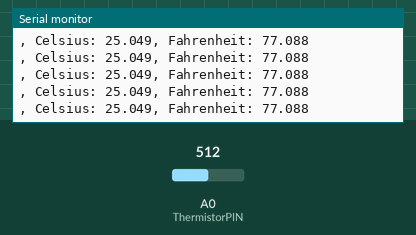
A sketch run on a simulated Arduino Uno, built with avr-gcc and run on an emulated ATmega328P. Parts: the last lines printed to the serial monitor. Inputs (shaded band) come from the test bench; at power-on: A0 (ThermistorPIN) = 512.

Above: at 2.7 s.
2.8 s: A0 (ThermistorPIN) set to 934
At 2.85 s:
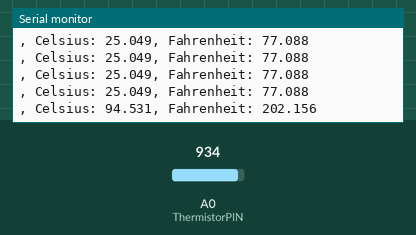
4.3 s: A0 (ThermistorPIN) set to 961
At 4.37 s:
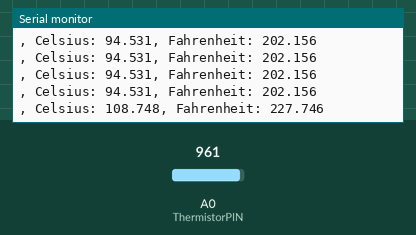
Timing chart, 0 to 7.3 s (numbered marks = the images above; inputs shaded):
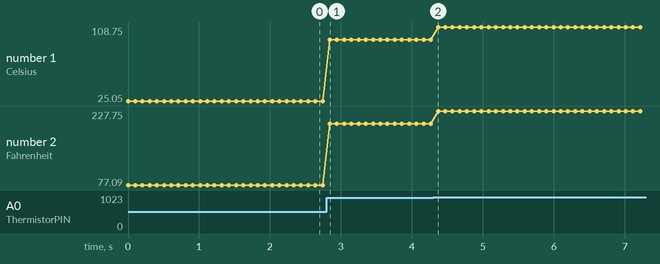

The sketch:

Themiiiistor.ino
```cpp
#include <math.h>
//Schematic:
// [Ground] ---- [10k-Resistor] -------|------- [Thermistor] ---- [+5v]
//                                                             |
//                                                     Analog Pin 0

double Thermistor(int RawADC) {
 // Inputs ADC Value from Thermistor and outputs Temperature in Celsius
 //  requires: include <math.h>
 // Utilizes the Steinhart-Hart Thermistor Equation:
 //    Temperature in Kelvin = 1 / {A + B[ln(R)] + C[ln(R)]^2 + D[ln(R)]^3}
 //    where A = 0.001026853381291383, B = 0.0002398699085819556 and C = -0.00000007884414548067204, D = 0.0000001594372457358320  (calculated using R-T table and Coeff program

 long Resistance;  double Temp;  // Dual-Purpose variable to save space.
 Resistance=10000.0*((1023.0/RawADC) - 1);  // Assuming a 10k Thermistor.  Calculation is actually: Resistance = (1023 /ADC -1) * BalanceResistor
// For a GND-Thermistor-PullUp--Varef circuit it would be Rtherm=Rpullup/(1023.0/ADC-1)

 Temp = log(Resistance); // Saving the Log(resistance) so not to calculate it 4 times later. // "Temp" means "Temporary" on this line.
 Temp = 1 / (0.001026853381291383 + (0.0002398699085819556 * Temp) + (-0.00000007884414548067204 * Temp * Temp) + (0.0000001594372457358320*Temp*Temp*Temp));   // Now it means both "Temporary" and "Temperature"
 Temp = Temp - 273.15;  // Convert Kelvin to Celsius                                         // Now it only means "Temperature"

 // BEGIN- Remove these lines for the function not to display anything
  //Serial.print("ADC: "); Serial.print(RawADC); Serial.print("/1023");  // Print out RAW ADC Number
  //Serial.print(", Volts: "); printDouble(((RawADC*5)/1023.0),3);
  //Serial.print(", Resistance: "); Serial.print(Resistance); Serial.print("ohms");
 // END- Remove these lines for the function not to display anything

 // Uncomment this line for the function to return Fahrenheit instead.
 //Temp = (Temp * 9.0)/ 5.0 + 32.0; // Convert to Fahrenheit
 return Temp;  // Return the Temperature
}

void printDouble(double val, byte precision) {
  // prints val with number of decimal places determine by precision
  // precision is a number from 0 to 6 indicating the desired decimal places
  // example: printDouble(3.1415, 2); // prints 3.14 (two decimal places)
  Serial.print (int(val));  //prints the int part
  if( precision > 0) {
    Serial.print("."); // print the decimal point
    unsigned long frac, mult = 1;
    byte padding = precision -1;
    while(precision--) mult *=10;
    if(val >= 0) frac = (val - int(val)) * mult; else frac = (int(val) - val) * mult;
    unsigned long frac1 = frac;
    while(frac1 /= 10) padding--;
    while(padding--) Serial.print("0");
    Serial.print(frac,DEC) ;
  }
}

void setup() {
 Serial.begin(115200);
}

#define ThermistorPIN 0   // Analog Pin 0
double temp;
void loop() {
 temp=Thermistor(analogRead(ThermistorPIN));           // read ADC and convert it to Celsius
 Serial.print(", Celsius: "); printDouble(temp,3);     // display Celsius
 temp = (temp * 9.0)/ 5.0 + 32.0;                      // converts to Fahrenheit
 Serial.print(", Fahrenheit: "); printDouble(temp,3);  // display Fahrenheit
 Serial.println("");                                   // End of Line
 delay(100);                                           // Delay to not Serial.print faster than the serial connection can output
}
```

Measured:
- after the input at 2.8 s, the serial monitor: prints a new line at once (image 1)
- after the input at 4.3 s, the serial monitor: prints a new line after 0.07 s (image 2)
- plotted number 1: 25.05 → 94.53 after the input at 2.8 s, 94.53 → 108.75 after the input at 4.3 s
- plotted number 2: 77.09 → 202.16 after the input at 2.8 s, 202.16 → 227.75 after the input at 4.3 s
